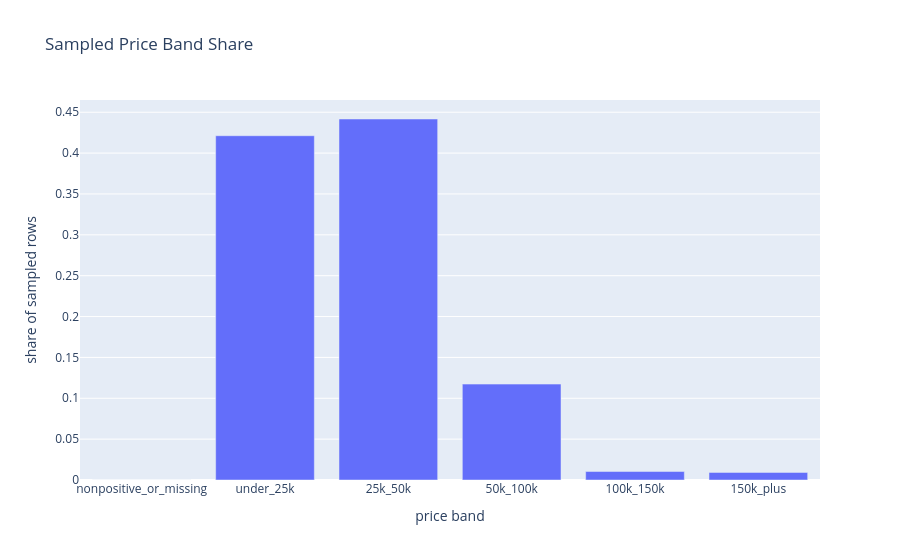

Write notebook code for a chart like this one.
### Code cell
fig = px.bar(price_band_summary, x='price_band', y='share', title='Sampled Price Band Share')
fig.update_layout(xaxis_title='price band', yaxis_title='share of sampled rows')
fig.show()

### Figure 1 — Plotly figure (JSON) as saved in the notebook; plotly's stock layout.template omitted (floating-point values rounded to 4 significant figures)
{"data": [{"hovertemplate": "price_band=%{x}<br>share=%{y}<extra></extra>", "legendgroup": "", "marker": {"color": "#636efa", "pattern": {"shape": ""}}, "name": "", "orientation": "v", "showlegend": false, "textposition": "auto", "x": ["nonpositive_or_missing", "under_25k", "25k_50k", "50k_100k", "100k_150k", "150k_plus"], "xaxis": "x", "y": [0.0, 0.4213, 0.4417, 0.1173, 0.01038, 0.009288], "yaxis": "y", "type": "bar"}], "layout": {"xaxis": {"anchor": "y", "domain": [0.0, 1.0], "title": {"text": "price band"}}, "yaxis": {"anchor": "x", "domain": [0.0, 1.0], "title": {"text": "share of sampled rows"}}, "legend": {"tracegroupgap": 0}, "title": {"text": "Sampled Price Band Share"}, "barmode": "relative"}}
